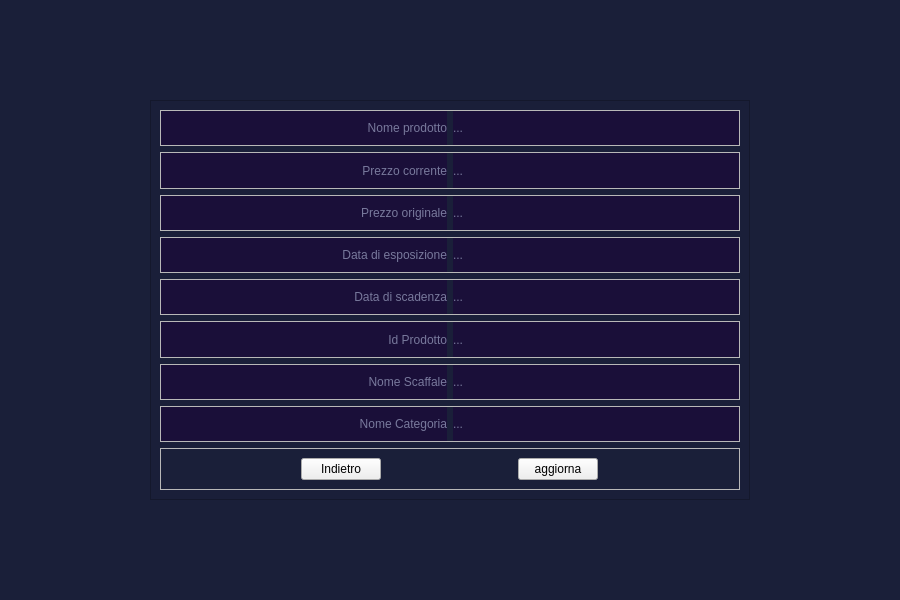
<?xml version="1.0" encoding="UTF-8"?>
<ui version="4.0">
 <class>Prodotti</class>
 <widget class="QWidget" name="Prodotti">
  <property name="geometry">
   <rect>
    <x>0</x>
    <y>0</y>
    <width>900</width>
    <height>600</height>
   </rect>
  </property>
  <property name="windowTitle">
   <string>Form</string>
  </property>
  <property name="styleSheet">
   <string notr="true">#Prodotti{
	background-color:#1a1f39;
}
QLabel{
	color:#78799c;
	background-color:#1a0f39;
}</string>
  </property>
  <layout class="QHBoxLayout" name="horizontalLayout_10">
   <item>
    <widget class="QFrame" name="frame">
     <property name="maximumSize">
      <size>
       <width>600</width>
       <height>400</height>
      </size>
     </property>
     <property name="styleSheet">
      <string notr="true">#frame{
	background-color:#1a1f39;
}</string>
     </property>
     <property name="frameShape">
      <enum>QFrame::StyledPanel</enum>
     </property>
     <property name="frameShadow">
      <enum>QFrame::Raised</enum>
     </property>
     <layout class="QVBoxLayout" name="verticalLayout">
      <item>
       <widget class="QFrame" name="frame_6">
        <property name="frameShape">
         <enum>QFrame::StyledPanel</enum>
        </property>
        <property name="frameShadow">
         <enum>QFrame::Raised</enum>
        </property>
        <layout class="QHBoxLayout" name="horizontalLayout_5">
         <property name="spacing">
          <number>6</number>
         </property>
         <property name="leftMargin">
          <number>0</number>
         </property>
         <property name="topMargin">
          <number>0</number>
         </property>
         <property name="rightMargin">
          <number>0</number>
         </property>
         <property name="bottomMargin">
          <number>0</number>
         </property>
         <item>
          <widget class="QLabel" name="label_10">
           <property name="text">
            <string>Nome prodotto</string>
           </property>
           <property name="alignment">
            <set>Qt::AlignRight|Qt::AlignTrailing|Qt::AlignVCenter</set>
           </property>
          </widget>
         </item>
         <item>
          <widget class="QLabel" name="nomeProdottoDaIns">
           <property name="text">
            <string>...</string>
           </property>
          </widget>
         </item>
        </layout>
       </widget>
      </item>
      <item>
       <widget class="QFrame" name="frame_5">
        <property name="frameShape">
         <enum>QFrame::StyledPanel</enum>
        </property>
        <property name="frameShadow">
         <enum>QFrame::Raised</enum>
        </property>
        <layout class="QHBoxLayout" name="horizontalLayout_4">
         <property name="spacing">
          <number>6</number>
         </property>
         <property name="leftMargin">
          <number>0</number>
         </property>
         <property name="topMargin">
          <number>0</number>
         </property>
         <property name="rightMargin">
          <number>0</number>
         </property>
         <property name="bottomMargin">
          <number>0</number>
         </property>
         <item>
          <widget class="QLabel" name="label_8">
           <property name="text">
            <string>Prezzo corrente</string>
           </property>
           <property name="alignment">
            <set>Qt::AlignRight|Qt::AlignTrailing|Qt::AlignVCenter</set>
           </property>
          </widget>
         </item>
         <item>
          <widget class="QLabel" name="prezzoCorrenteDaIns">
           <property name="text">
            <string>...</string>
           </property>
          </widget>
         </item>
        </layout>
       </widget>
      </item>
      <item>
       <widget class="QFrame" name="frame_7">
        <property name="frameShape">
         <enum>QFrame::StyledPanel</enum>
        </property>
        <property name="frameShadow">
         <enum>QFrame::Raised</enum>
        </property>
        <layout class="QHBoxLayout" name="horizontalLayout_6">
         <property name="spacing">
          <number>6</number>
         </property>
         <property name="leftMargin">
          <number>0</number>
         </property>
         <property name="topMargin">
          <number>0</number>
         </property>
         <property name="rightMargin">
          <number>0</number>
         </property>
         <property name="bottomMargin">
          <number>0</number>
         </property>
         <item>
          <widget class="QLabel" name="label_12">
           <property name="text">
            <string>Prezzo originale</string>
           </property>
           <property name="alignment">
            <set>Qt::AlignRight|Qt::AlignTrailing|Qt::AlignVCenter</set>
           </property>
          </widget>
         </item>
         <item>
          <widget class="QLabel" name="prezzoOriginaleDaIns">
           <property name="text">
            <string>...</string>
           </property>
          </widget>
         </item>
        </layout>
       </widget>
      </item>
      <item>
       <widget class="QFrame" name="frame_8">
        <property name="frameShape">
         <enum>QFrame::StyledPanel</enum>
        </property>
        <property name="frameShadow">
         <enum>QFrame::Raised</enum>
        </property>
        <layout class="QHBoxLayout" name="horizontalLayout_7">
         <property name="spacing">
          <number>6</number>
         </property>
         <property name="leftMargin">
          <number>0</number>
         </property>
         <property name="topMargin">
          <number>0</number>
         </property>
         <property name="rightMargin">
          <number>0</number>
         </property>
         <property name="bottomMargin">
          <number>0</number>
         </property>
         <item>
          <widget class="QLabel" name="label_14">
           <property name="text">
            <string>Data di esposizione</string>
           </property>
           <property name="alignment">
            <set>Qt::AlignRight|Qt::AlignTrailing|Qt::AlignVCenter</set>
           </property>
          </widget>
         </item>
         <item>
          <widget class="QLabel" name="dataDiEsposizioneDaIns">
           <property name="text">
            <string>...</string>
           </property>
          </widget>
         </item>
        </layout>
       </widget>
      </item>
      <item>
       <widget class="QFrame" name="frame_9">
        <property name="frameShape">
         <enum>QFrame::StyledPanel</enum>
        </property>
        <property name="frameShadow">
         <enum>QFrame::Raised</enum>
        </property>
        <layout class="QHBoxLayout" name="horizontalLayout_8">
         <property name="spacing">
          <number>6</number>
         </property>
         <property name="leftMargin">
          <number>0</number>
         </property>
         <property name="topMargin">
          <number>0</number>
         </property>
         <property name="rightMargin">
          <number>0</number>
         </property>
         <property name="bottomMargin">
          <number>0</number>
         </property>
         <item>
          <widget class="QLabel" name="label_16">
           <property name="text">
            <string>Data di scadenza</string>
           </property>
           <property name="alignment">
            <set>Qt::AlignRight|Qt::AlignTrailing|Qt::AlignVCenter</set>
           </property>
          </widget>
         </item>
         <item>
          <widget class="QLabel" name="dataDiScadenzaDaIns">
           <property name="text">
            <string>...</string>
           </property>
          </widget>
         </item>
        </layout>
       </widget>
      </item>
      <item>
       <widget class="QFrame" name="frame_10">
        <property name="frameShape">
         <enum>QFrame::StyledPanel</enum>
        </property>
        <property name="frameShadow">
         <enum>QFrame::Raised</enum>
        </property>
        <layout class="QHBoxLayout" name="horizontalLayout_9">
         <property name="spacing">
          <number>6</number>
         </property>
         <property name="leftMargin">
          <number>0</number>
         </property>
         <property name="topMargin">
          <number>0</number>
         </property>
         <property name="rightMargin">
          <number>0</number>
         </property>
         <property name="bottomMargin">
          <number>0</number>
         </property>
         <item>
          <widget class="QLabel" name="label_18">
           <property name="text">
            <string>Id Prodotto</string>
           </property>
           <property name="alignment">
            <set>Qt::AlignRight|Qt::AlignTrailing|Qt::AlignVCenter</set>
           </property>
          </widget>
         </item>
         <item>
          <widget class="QLabel" name="idProdottoDaIns">
           <property name="text">
            <string>...</string>
           </property>
          </widget>
         </item>
        </layout>
       </widget>
      </item>
      <item>
       <widget class="QFrame" name="frame_4">
        <property name="frameShape">
         <enum>QFrame::StyledPanel</enum>
        </property>
        <property name="frameShadow">
         <enum>QFrame::Raised</enum>
        </property>
        <layout class="QHBoxLayout" name="horizontalLayout_3">
         <property name="spacing">
          <number>6</number>
         </property>
         <property name="leftMargin">
          <number>0</number>
         </property>
         <property name="topMargin">
          <number>0</number>
         </property>
         <property name="rightMargin">
          <number>0</number>
         </property>
         <property name="bottomMargin">
          <number>0</number>
         </property>
         <item>
          <widget class="QLabel" name="label_6">
           <property name="text">
            <string>Nome Scaffale</string>
           </property>
           <property name="alignment">
            <set>Qt::AlignRight|Qt::AlignTrailing|Qt::AlignVCenter</set>
           </property>
          </widget>
         </item>
         <item>
          <widget class="QLabel" name="nomeScaffaleDaIns">
           <property name="text">
            <string>...</string>
           </property>
          </widget>
         </item>
        </layout>
       </widget>
      </item>
      <item>
       <widget class="QFrame" name="frame_3">
        <property name="frameShape">
         <enum>QFrame::StyledPanel</enum>
        </property>
        <property name="frameShadow">
         <enum>QFrame::Raised</enum>
        </property>
        <layout class="QHBoxLayout" name="horizontalLayout_2">
         <property name="spacing">
          <number>6</number>
         </property>
         <property name="leftMargin">
          <number>0</number>
         </property>
         <property name="topMargin">
          <number>0</number>
         </property>
         <property name="rightMargin">
          <number>0</number>
         </property>
         <property name="bottomMargin">
          <number>0</number>
         </property>
         <item>
          <widget class="QLabel" name="label_4">
           <property name="text">
            <string>Nome Categoria</string>
           </property>
           <property name="alignment">
            <set>Qt::AlignRight|Qt::AlignTrailing|Qt::AlignVCenter</set>
           </property>
          </widget>
         </item>
         <item>
          <widget class="QLabel" name="nomeCategoriaDaIns">
           <property name="text">
            <string>...</string>
           </property>
          </widget>
         </item>
        </layout>
       </widget>
      </item>
      <item>
       <widget class="QFrame" name="frame_2">
        <property name="frameShape">
         <enum>QFrame::StyledPanel</enum>
        </property>
        <property name="frameShadow">
         <enum>QFrame::Raised</enum>
        </property>
        <layout class="QHBoxLayout" name="horizontalLayout">
         <item>
          <widget class="QPushButton" name="indietroBtn">
           <property name="maximumSize">
            <size>
             <width>80</width>
             <height>30</height>
            </size>
           </property>
           <property name="text">
            <string>Indietro</string>
           </property>
          </widget>
         </item>
         <item>
          <widget class="QPushButton" name="aggiornaBtn">
           <property name="maximumSize">
            <size>
             <width>80</width>
             <height>30</height>
            </size>
           </property>
           <property name="text">
            <string>aggiorna</string>
           </property>
          </widget>
         </item>
        </layout>
       </widget>
      </item>
     </layout>
    </widget>
   </item>
  </layout>
 </widget>
 <resources>
  <include location="../resources.qrc"/>
 </resources>
 <connections/>
</ui>
